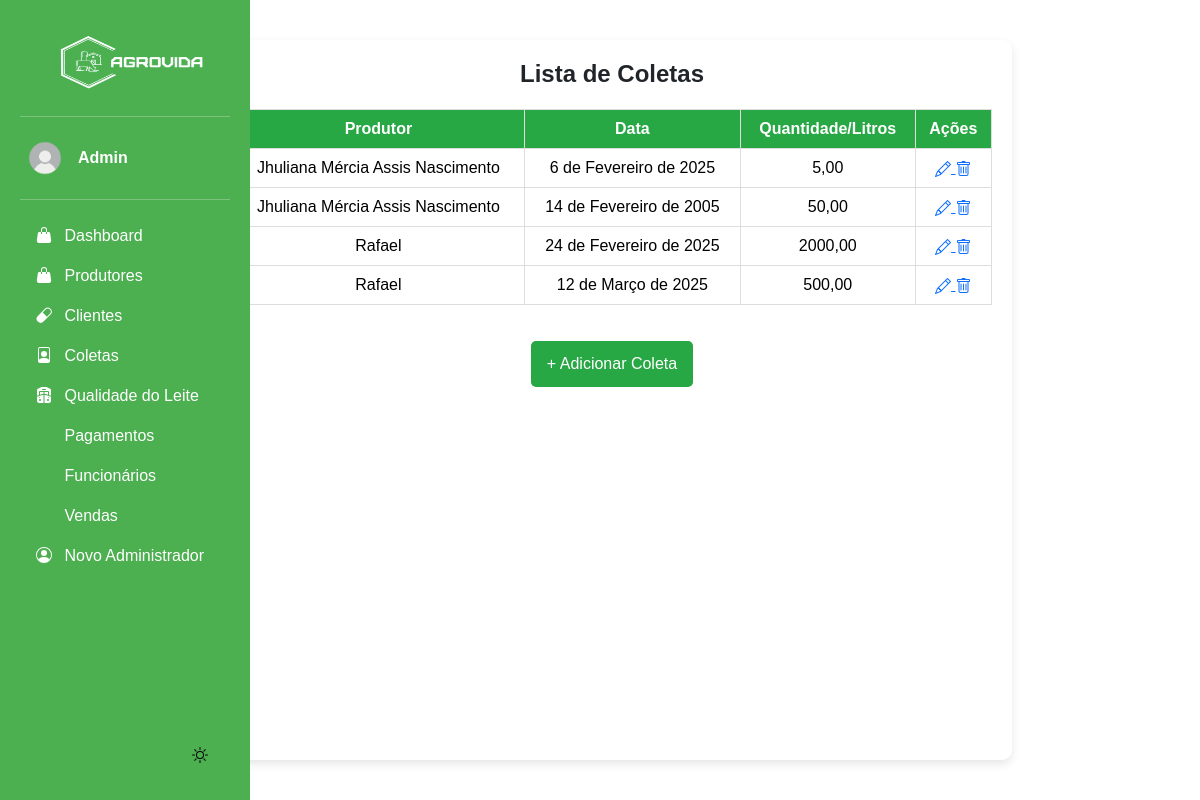
/listar_coleta/ (signed in), run on the app's committed database.
### app/models.py (models this page shows, shortened)
class Coleta(models.Model):
    produtor = models.ForeignKey('Produtor', on_delete=models.CASCADE)
    data = models.DateField()  # Agora o usuário pode escolher a data no formulário
    quantidade_litros = models.DecimalField(max_digits=10, decimal_places=2)

class Produtor(models.Model):
    nome = models.CharField(max_length=100)
    fazenda = models.CharField(max_length=150)
    localizacao = models.CharField(max_length=255)
    telefone = models.CharField(max_length=20)
    ativo = models.BooleanField(default=True)  # Campo para verificar se o produtor está ativo
    def __str__(self):
        return self.nome

### app/views.py (the view)
# urls.py: path("listar_coleta/", views.listar_coleta, name="listar_coleta"),
@login_required(login_url='login_index')
def listar_coleta(request):
    coletas = Coleta.objects.all()
    return render(request, 'app/listar_coleta.html', {'coletas': coletas})

### app/templates/app/listar_coleta.html
{% extends "base.html" %}
{% load static %}
{% block content %}
  <div class="container">
      <h2 class="title">Lista de Coletas</h2>
      {% if coletas %}
        <table class="table">
          <thead>
            <tr>
              <th>Produtor</th>
              <th>Data</th>
              <th>Quantidade/Litros</th>
              <th>Ações</th>
            </tr>
          </thead>
          <tbody>
            {% for coleta in coletas %}
                <tr>
                    <td>{{ coleta.produtor }}</td>
                    <td>{{ coleta.data }}</td>
                    <td>{{ coleta.quantidade_litros }}</td>
                    <td>
                      <a href="{% url 'editar_coleta' coleta.id %}">
                        <i class="bi bi-pencil"></i>
                      </a>
                      <a href="{% url 'excluir_coleta' coleta.id %}" onclick="return confirm('Tem certeza que deseja excluir?')">
                        <i class="bi bi-trash"></i>
                      </a>
                    </td>
                </tr>
            {% endfor %}
          </tbody>
        </table>
      {% else %}
        <p class="no-products">Nenhuma coleta cadastrada ainda.</p>
      {% endif %}
      <a href="{% url 'cadastrar_coleta' %}" class="btn btn-add">+ Adicionar Coleta</a>
  </div>
{% endblock %}

### base/templates/modulos/sidebar.html (shortened to what this page needs)
{% load static %}
<body>
    <div class="sidebar">
        <img src="{% static 'img/logo.png' %}" alt="Logo" width="200" height="80" class="logo">
        <hr>
            <div class="dropdown">
                <a href="#" class="d-flex align-items-center text-white text-decoration-none" data-bs-toggle="dropdown" aria-expanded="false">
                    <img src="{% static "img/usuario.png" %}" alt="" width="50" height="50" class="rounded-circle me-2">
                    <strong>{{ request.user.first_name }}</strong>
                </a>
            </div>
        <hr>
        <ul class="nav nav-pills flex-column mb-auto">
            <li>
                <a href="{% url "dashboard" %}" class="nav-link text-white">
                    <svg class="bi pe-none me-2" width="16" height="16"><use xlink:href="#produtos"/></svg>
                    Dashboard
                </a>
            </li>
            <li>
                <a href="{% url "listar_produtor" %}" class="nav-link text-white">
                    <svg class="bi pe-none me-2" width="16" height="16"><use xlink:href="#produtos"/></svg>
                    Produtores
                </a>
            </li>
            <li>
                <a href="{% url "listar_cliente" %}" class="nav-link text-white">
                    <svg class="bi pe-none me-2" width="16" height="16"><use xlink:href="#medicamentos"/></svg>
                    Clientes
                </a>
            </li>
            <li>
                <a href="{% url "listar_coleta" %}" class="nav-link text-white">
                    <svg class="bi pe-none me-2" width="16" height="16"><use xlink:href="#funcionarios"/></svg>
                    Coletas
                </a>
            </li>
            <li>
                <a href="{% url "listar_qualidade" %}" class="nav-link text-white">
                    <svg class="bi pe-none me-2" width="16" height="16"><use xlink:href="#fornecedores"/></svg>
                    Qualidade do Leite
                </a>
            </li>
            <li>
                <a href="{% url "listar_pagamentos" %}" class="nav-link text-white">
                    <svg class="bi pe-none me-2" width="16" height="16"><use xlink:href="#"/></svg>
                    Pagamentos
                </a>
            </li>
            <li>
                <a href="{% url "listar_funcionarios" %}" class="nav-link text-white">
                    <svg class="bi pe-none me-2" width="16" height="16"><use xlink:href="#"/></svg>
                    Funcionários
                </a>
            </li>
            <li>
                <a href="{% url "listar_vendas" %}" class="nav-link text-white">
                    <svg class="bi pe-none me-2" width="16" height="16"><use xlink:href="#"/></svg>
                    Vendas
                </a>
            </li>
            <li>
                <a href="{% url 'cadastrar_admin' %}" class="nav-link text-white">
                    <svg class="bi pe-none me-2" width="16" height="16"><use xlink:href="#people-circle"/></svg>
                    Novo Administrador
                </a>
            </li>
        </ul>
        <button id="theme-toggle">
           <svg id="theme-icon" width="24" height="24" fill="currentColor"></svg>
        </button>
    </div>
    <div class="b-example-divider b-example-vr"></div>
</body>

### base/static/css/inicio.css (style rules this page uses)
html, body { font-family: Arial, sans-serif; transition: background 0.3s, color 0.3s; height: 100vh; width: 100vw; margin: 0; display: flex; }
#theme-toggle { display: flex; justify-content: end; align-items: end; border: none; cursor: pointer; background-color: transparent; }
#theme-icon { width: 32px; height: 32px; fill: currentColor; }
.b-example-divider { width: 100%; height: 3rem; }
.b-example-vr { flex-shrink: 0; width: 1.5rem; height: 100vh; }
.bi { vertical-align: -.125em; fill: currentColor; }
.nav-link { color: #222222; }
.sidebar { width: 250px; background: #4CAF50; padding: 20px; height: 100vh; color: white; position: fixed; left: 0; top: 0; bottom: 0; overflow-y: auto; display: flex; flex-direction: column; }
li { display: flex; width: 100%; }
.container { max-width: 800px; margin: 40px auto; padding: 20px; background: #fff; border-radius: 10px; box-shadow: 0 4px 10px rgba(0, 0, 0, 0.1); display: flex; flex-direction: column; height: auto; align-items: stretch; }
.title { text-align: center; font-size: 24px; font-weight: bold; margin-bottom: 20px; }
.table { width: 100%; border-collapse: collapse; }
.table th, .table td { padding: 10px; border: 1px solid #ddd; text-align: center; }
.table th { background-color: #28a745; color: white; }
.table tr:nth-child(even) { background-color: #f2f2f2; }
.btn { padding: 8px 12px; text-decoration: none; border-radius: 5px; transition: all 0.3s ease; }
.btn-add { display: block; width: max-content; margin: 20px auto; background: #28a745; color: white; padding: 10px 15px; font-size: 16px; }

### data on the page
Coleta: produtor "Jhuliana Mércia Assis Nascimento", data "6 de Fevereiro de 2025", quantidade_litros "5,00"
Coleta: produtor "Jhuliana Mércia Assis Nascimento", data "14 de Fevereiro de 2005", quantidade_litros "50,00"
Coleta: produtor "Rafael", data "24 de Fevereiro de 2025", quantidade_litros "2000,00"
Coleta: produtor "Rafael", data "12 de Março de 2025", quantidade_litros "500,00"

### other printed values
{{ request.user.first_name }} "Admin"
